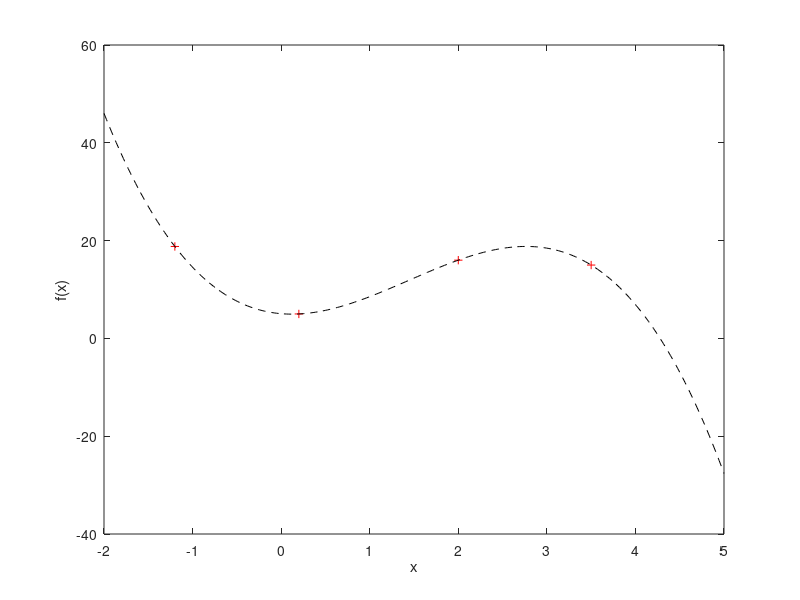

This chart was generated by the following MATLAB code:
% Computational Solutions                                    April 22, 2022
% IST 4360
% Prof. M Diaz Maldonado
%
% Synopsis:
% Uses a Newton 3rd-degree polynomial to interpolate a dataset (xi, yi):
%
%    y = a0 + a1(x - x1) + a2(x - x1)(x - x2) + a3(x - x1)(x - x2)(x - x3),
%
% where y = f(x), and the a's are the coefficients of the polynomial.
%
%
% Copyright (c) 2022 Misael Diaz-Maldonado
% This file is released under the GNU General Public License as published
% by the Free Software Foundation, either version 3 of the License, or
% (at your option) any later version.
%
%
% References:
% [0] A Gilat and V Subramanian, Numerical Methods for Engineers and
%     Scientists: An Introduction with Applications using MATLAB
% [1] A Gilat, MATLAB: An Introduction with Applications, 6th edition


clear
close all
clc

format long g


% Dataset:
% xi, yi coordinates
x1 = -1.2; y1 = 18.8;
x2 =  0.2; y2 =  5.0;
x3 =  2.0; y3 = 16.0;
x4 =  3.5; y4 = 15.0;


% Newton's 3rd-degree interpolating polynomial:
% differences
D0 = y1;
D1 = (y2 - y1) / (x2 - x1);
D2 = (y3 - y2) / (x3 - x2);
D3 = (y4 - y3) / (x4 - x3);
% coefficients
a0 = D0;
a1 = D1;
a2 = (D2 - D1) / (x3 - x1);
a3 = ( (D3 - D2) / (x4 - x2) - (D2 - D1) / (x3 - x1) ) / (x4 - x1);
% Note: the anonymous function has been defined for a scalar input
f = @(x) (						...
	a0 + a1 * (x - x1) + a2 * (x - x1) * (x - x2) + ...
	a3 * (x - x1) * (x - x2)* (x - x3)		...
);


% Post-processing:

% computes the differences between the data and the approximation returned
% by the interpolating function f(x)
x = [x1; x2; x3; x4];
y = [y1; y2; y3; y4];

% should display an array of zeros to indicate success
diffs = 0;
fprintf("\nDifferences:\n")
for i = 1:length(x)
	diffs = diffs + abs( y(i) - f( x(i) ) );
	fprintf( "%.12f\n", abs( y(i) - f( x(i) ) ) )
end

% as above but accumulates the differences
fprintf("\nCumulative Difference:\n")
fprintf("%.12f\n", diffs)

% Plots the dataset and the interpolating polynomial:
figure(1)

plot(x, y, 'r+')		% plots the xi, yi coordinates
hold on
% performs an elementwise computation of the interpolating polynomial
x = linspace(-2, 5, 256);
y = zeros( size(x) );
for i = 1:length(x)
	y(i) = f( x(i) );	% Note: the function expects a scalar input
end
plot(x, y, '--k')		% plots interpolating polynomial
xlabel('x')
ylabel('f(x)')
